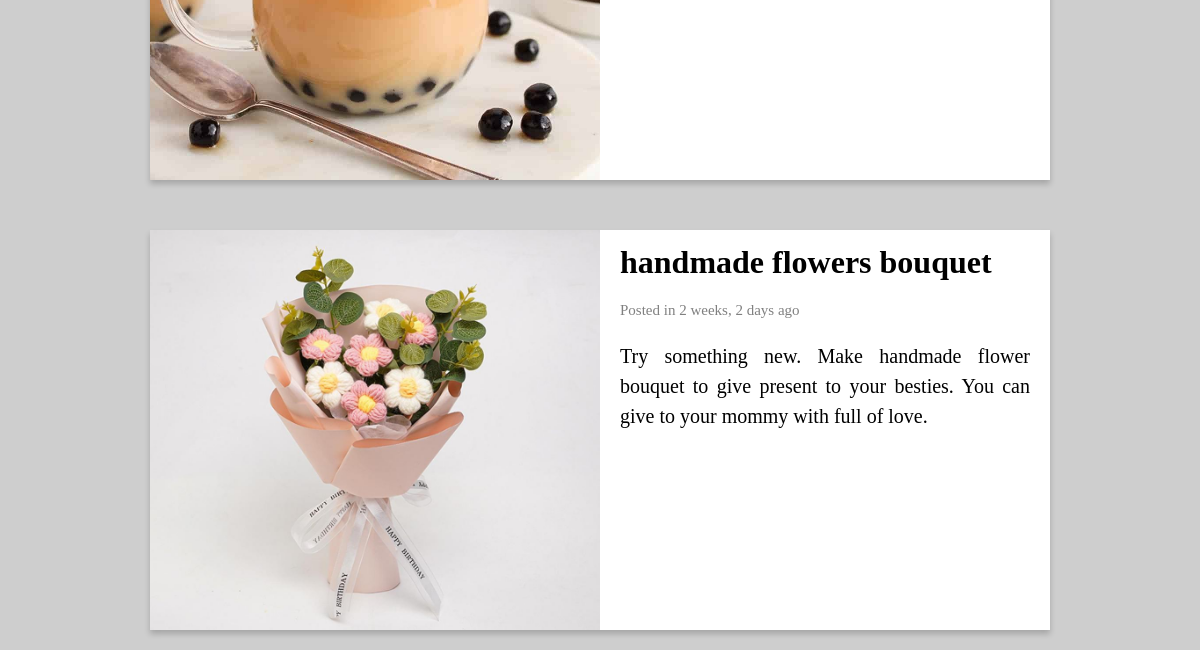
The app's page /postitem/ (lower part), older data.
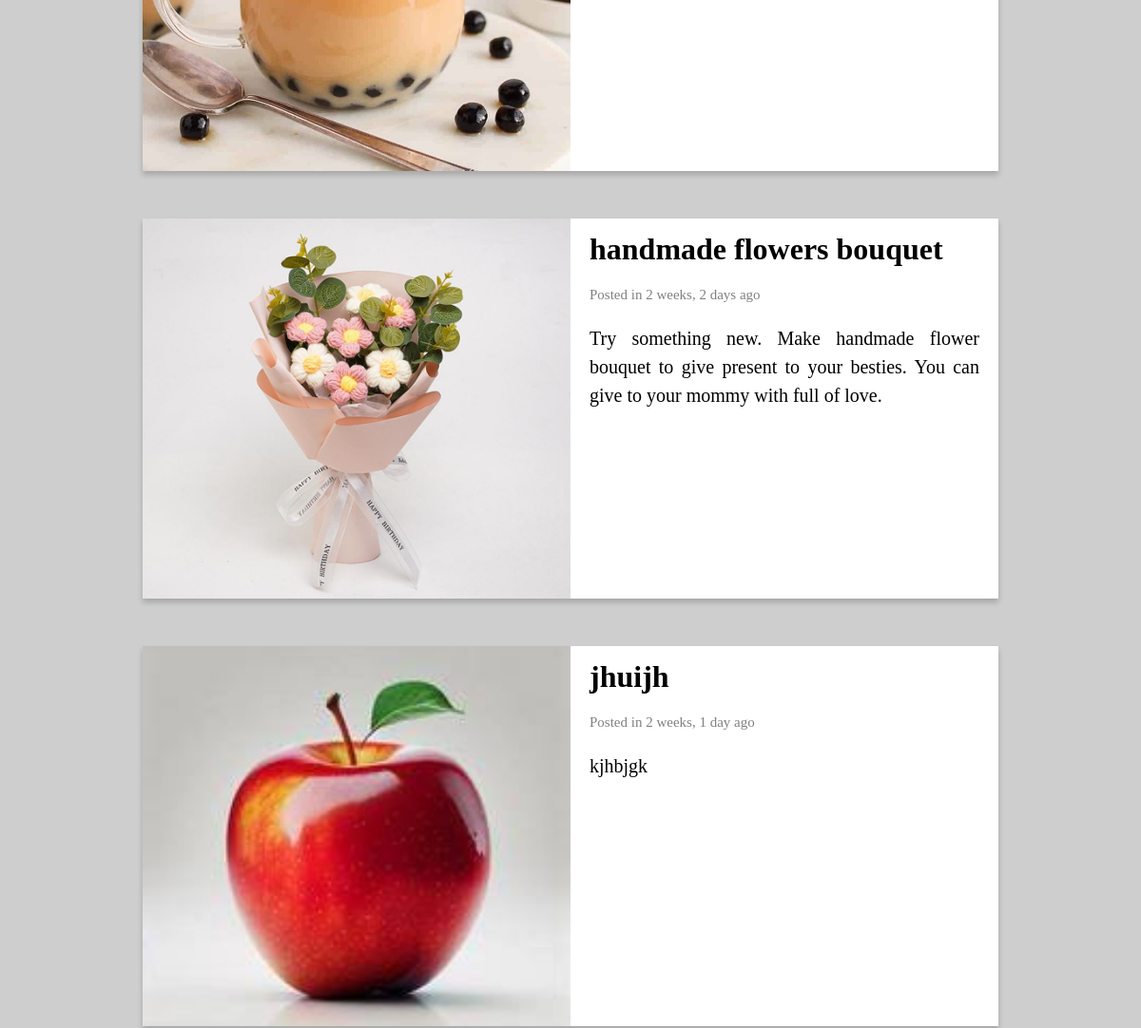
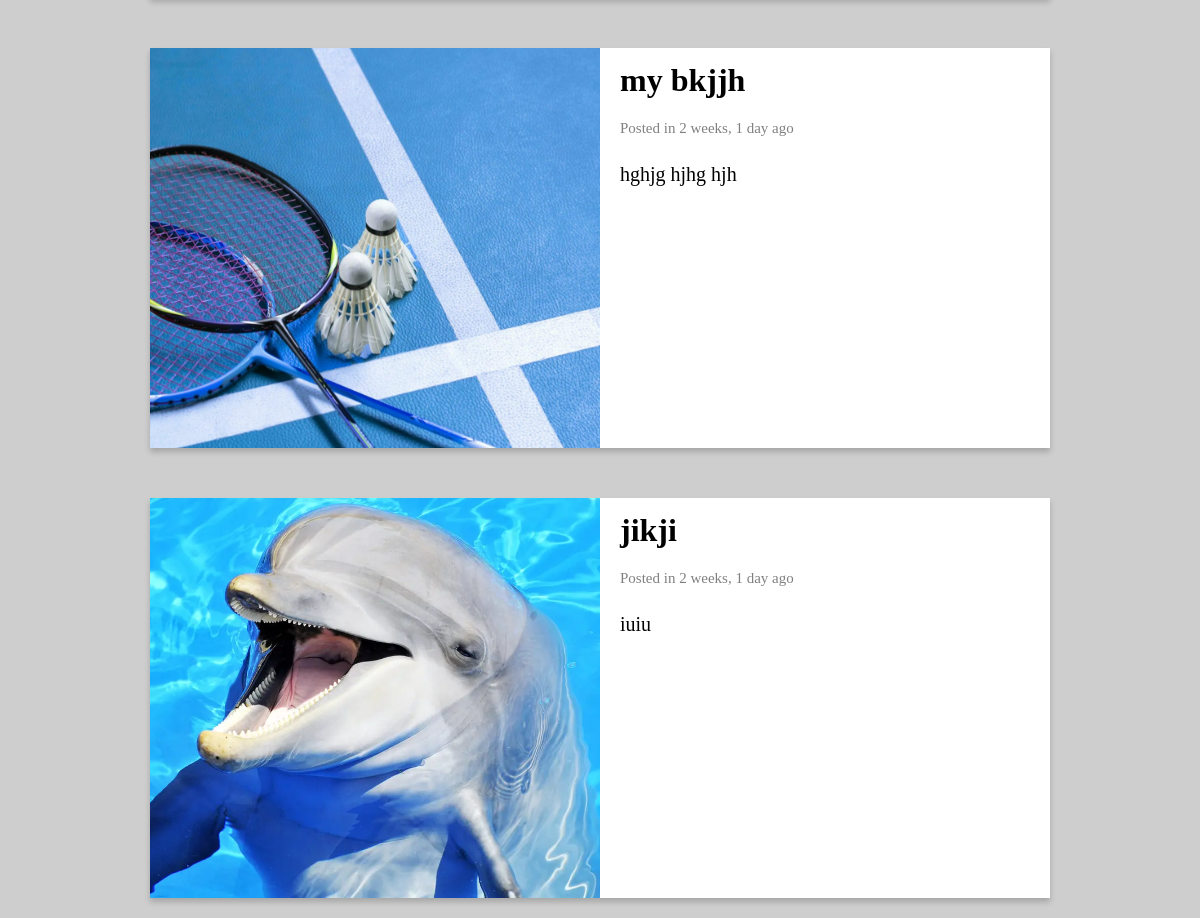
The same page, newer data (2 pictures, top to bottom).
### posts/models.py (models this page shows, shortened)
class Post(models.Model):
    title = models.CharField(max_length=255)
    photo=models.ImageField(upload_to='photo')
    post_body = models.TextField()
    date=models.DateField(auto_now=True)

### posts/views.py (the view)
# urls.py: path('postitem/', post_item, name='postitems'),
def post_item(request):
    post_item=Post.objects.all()
    context={'post_item':post_item}
    return render(request, 'post_item.html',context)

### templates/post_item.html (shortened to what this page needs)
{% load static %}
<!DOCTYPE html>
<html lang="en">
<head>
    <link rel="stylesheet" href="https://cdnjs.cloudflare.com/ajax/libs/font-awesome/6.5.0/css/all.min.css">
</head>
<body>
    <div class="container">
        {% for i in post_item %}
        <table class="post-table">
            <tr>
                <td class="image">
                    <img src="{{ i.photo.url }}" alt="Post image">
                </td>
                <td class="postbt">
                    <h2 class="title">{{ i.title }}</h2>
                    <p class="date">Posted in {{i.date | timesince}} ago</p>
                        <p class="body">{{ i.post_body }}</p>
                </td>
            </tr>
        </table>
        {% endfor %}
    </div>
</body>
</html>

Row changes from the older to the newer data that the page shows:
added Post: photo (picture), title "jhuijh", date "2 weeks, 1 day", post_body "kjhbjgk"
added Post: photo (picture), title "my bkjjh", date "2 weeks, 1 day", post_body "hghjg hjhg hjh"
added Post: photo (picture), title "jikji", date "2 weeks, 1 day", post_body "iuiu"
